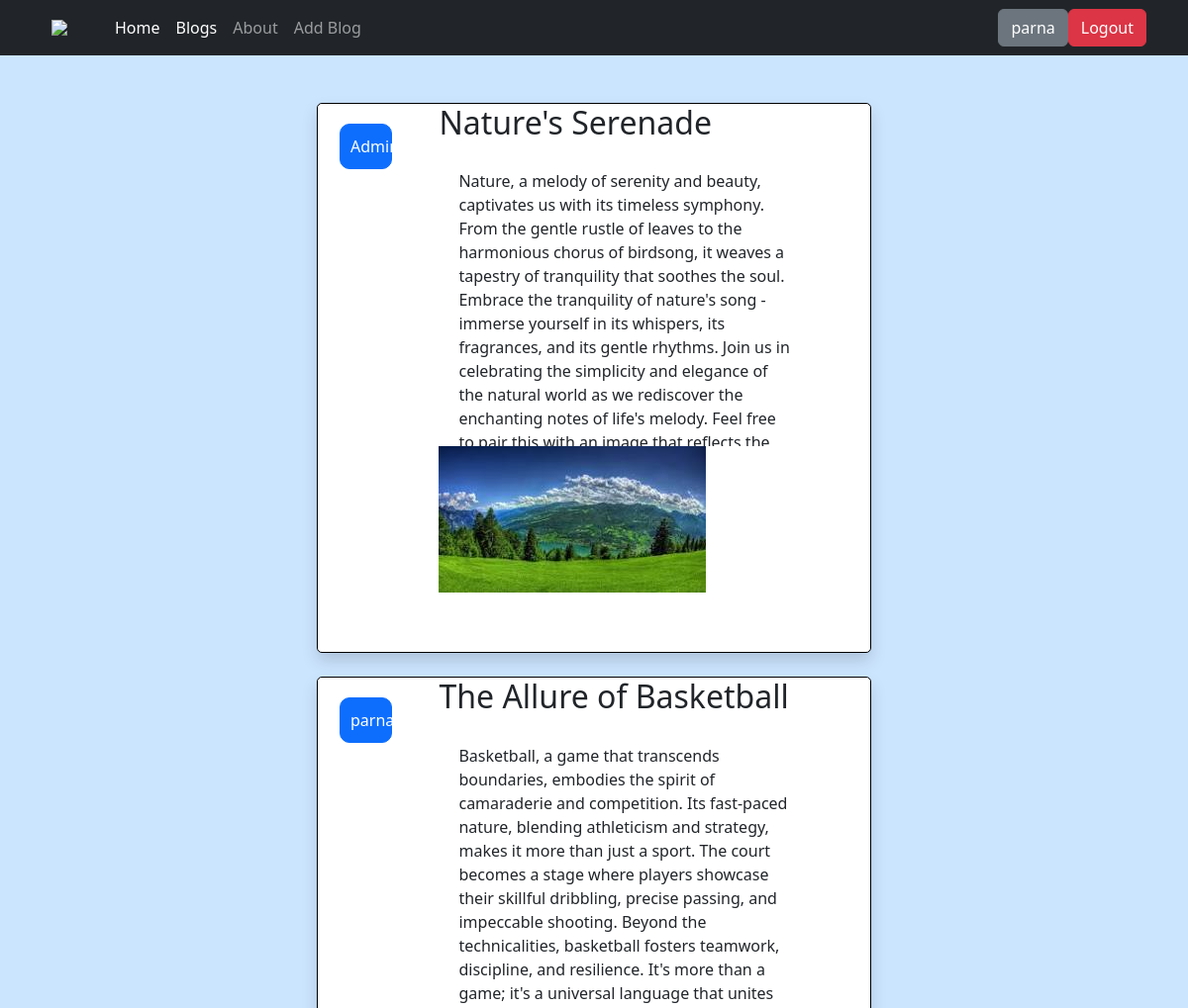
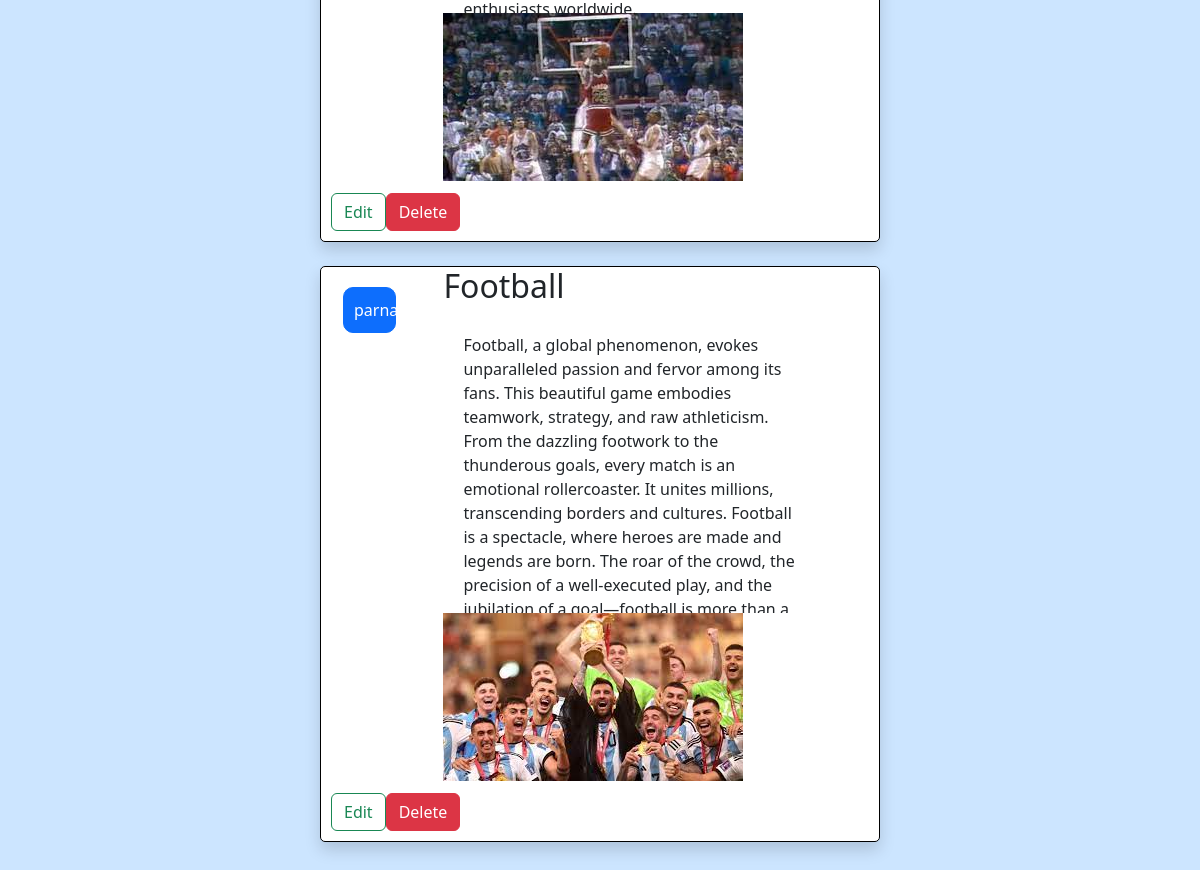
Screenshot of / (signed in) with the database file from the repository (2 pictures, top to bottom).
### models.py (models this page shows, shortened)
class User(db.Model, UserMixin):
    id = db.Column(db.Integer, primary_key=True)
    username = db.Column(db.String)
    password = db.Column(db.String)

class Blog(db.Model):
    id = db.Column(db.Integer, primary_key=True)
    title = db.Column(db.String)
    content = db.Column(db.String)
    img = db.Column(db.String)
    user = db.Column(db.String)

### routes.py (the view)
@app.route("/")
def web():
    blogs = Blog.query.all()
    return render_template("blogs.html", blogs=blogs)

### models.py (called while the page is built)
@login_manager.user_loader
def load_user(user_id):
    return User.query.get(user_id)

### templates/blogs.html (shortened to what this page needs)
{% extends "base.html" %}
{% block content %}
<div class="content-container">
    {% for blog in blogs %}
    <div class="container shadow mb-4 mt-2 blog-container">
        {% if current_user.is_authenticated %}
        <div class="btn btn-primary" style="float: left; width: 10%; padding: 10px; border-radius: 10px; margin-top: 20px; margin-left: 10px;">
            {{ blog.user }}
        </div>
        {% endif %}
        <div class="d-flex flex-column align-items-center">
            <div style="width: 80%;">
                <h2 style>{{ blog.title }}</h2>
                <div class="blog-content">
                    <p style="word-wrap: break-word;">{{ blog.content }}</p>
                </div>
                {% if blog.img %}
                <img src="/static/{{ blog.img }}" style="max-width: 100%; margin-bottom: 60px;">
                {% endif %}
            </div>
        </div>
        {% if current_user.is_authenticated %}
        <div style="position: absolute; bottom: 10px; left: 10px;">
            <div class="btn-group">
                {% if current_user.username == "Admin" or current_user.username == blog.user %}
                <div style="clear: both;">
                    <a href="/edit_blog/{{ blog.id }}" class="btn btn-outline-success">
                        Edit
                    </a>
                </div>
                <div style="clear: both;">
                    <a href="/delete_blog/{{ blog.id }}" class="btn btn-danger">
                        Delete
                    </a>
                </div>
                {% endif %}
            </div>
        </div>
        {% endif %}
    </div>
    {% endfor %}
</div>
{% endblock %}

### templates/navbar.html (shortened to what this page needs)
<nav class="navbar navbar-expand-lg navbar-dark bg-dark">
    <div class="container">
        <a href="https://www.tbceducation.ge/" target="_blank">
            <img src="https://www.tbcbank.ge/tbcpw.portal-public-theme/images/tbc/tbc-logo-ka_GE.svg"  style="width: 200px; margin: 10px; margin-right: 40px  ">
        </a>
        <div class="collapse navbar-collapse" id="navbarNav">
            <ul class="navbar-nav">
                <li class="nav-item">
                    <a class="nav-link active" href="/home">Home</a>
                </li>
                <li class="nav-item">
                    <a class="nav-link active" href="/">Blogs</a>
                </li>
                <li class="nav-item">
                    <a class="nav-link" href="/about">About</a>
                </li>
                {% if current_user.is_authenticated %}
                <li class="nav-item">
                    <a class="nav-link" href="/addblog">Add Blog</a>
                </li>
                {% endif %}
            </ul>
        </div>
        {% if current_user.is_authenticated %}
        <div class="btn btn-secondary">{{current_user.username}}</div>
        <a class="btn btn-danger" href="/logout">Logout</a>
        {% else %}
        <form class="d-flex btn-group" role="search">
            <a class="btn btn-secondary" href="/login">Login</a>
            <a class="btn btn-outline-secondary" href="/register">Register</a>
        </form>
        {% endif %}
    </div>
</nav>

### templates/base.html (style rules this page uses)
body { background-color: #CCE5FF; margin: 0; padding: 0; }
.content-container { padding: 20px; }

### templates/blogs.html (style rules this page uses)
.content-container { background-color: #CCE5FF; padding: 20px; }
.blog-container { background-color: white; max-width: 50%; margin: 10px auto; border: 1px black solid; border-radius: 5px; overflow: hidden; position: relative; }
.blog-content { padding: 20px; height: 300px; overflow-y: auto; }

### rows the page displays
User: username "parna"
Blog: user "Admin", title "Nature's Serenade", content "Nature, a melody of serenity and beauty, captivates us with its timeless symphony. From the gentle rustle of leaves to the harmonious chorus of birdsong, it weaves a tapestry of tranquility that soothes the soul. Embrace the tranquility of nature's song - immerse yourself in its whispers, its fragrances, and its gentle rhythms. Join us in celebrating the simplicity and elegance of the natural world as we rediscover the enchanting notes of life's melody. Feel free…", img (picture)
Blog: user "parna", title "The Allure of Basketball", content "Basketball, a game that transcends boundaries, embodies the spirit of camaraderie and competition. Its fast-paced nature, blending athleticism and strategy, makes it more than just a sport. The court becomes a stage where players showcase their skillful dribbling, precise passing, and impeccable shooting. Beyond the technicalities, basketball fosters teamwork, discipline, and resilience. It's more than a game; it's a universal language that unites…", img (picture)
Blog: user "parna", title "Football", content "Football, a global phenomenon, evokes unparalleled passion and fervor among its fans. This beautiful game embodies teamwork, strategy, and raw athleticism. From the dazzling footwork to the thunderous goals, every match is an emotional rollercoaster. It unites millions, transcending borders and cultures. Football is a spectacle, where heroes are made and legends are born. The roar of the crowd, the precision of a well-executed play, and the…", img (picture)
